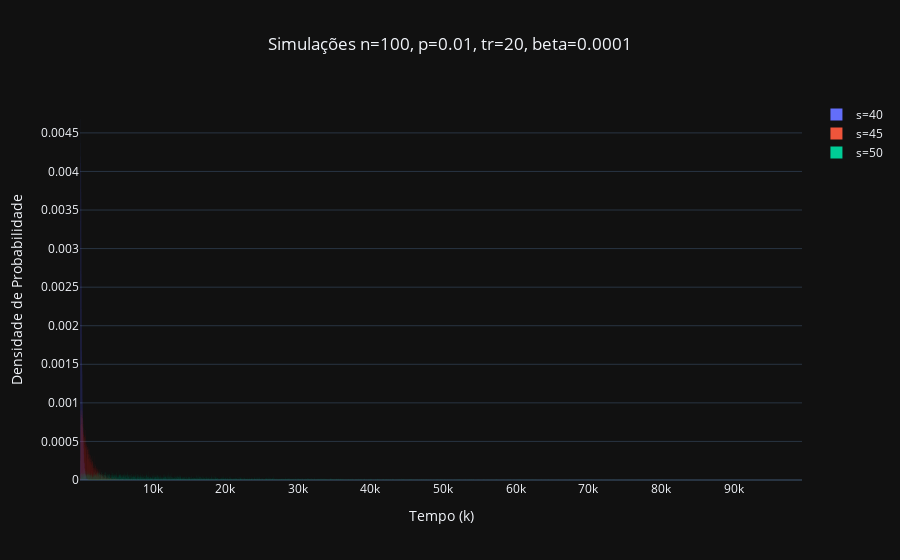

Notebook source saved alongside this figure:
### Markdown cell above
#### Casos $\beta \gt 0$

### Code cell
traces = []

for s in [40, 45, 50]:
    traces.append(build_simulation_trace(
        f"s={s}",
        100,
        0.01,
        s,
        20,
        0.0001,
        bin_size=10
    ))
    
plot_traces(traces, "Simulações n=100, p=0.01, tr=20, beta=0.0001")

### Figure 1 — Plotly figure (JSON) as saved in the notebook; plotly's stock layout.template omitted (floating-point values rounded to 4 significant figures; data arrays with more than 128 entries replaced by an {"elided": "..."} marker saying what was removed)
{"data": [{"histnorm": "probability density", "name": "s=40", "type": "histogram", "x": {"elided": "10000 int values"}, "xbins": {"end": 100000, "size": 10, "start": 0}}, {"histnorm": "probability density", "name": "s=45", "type": "histogram", "x": {"elided": "10000 int values"}, "xbins": {"end": 100000, "size": 10, "start": 0}}, {"histnorm": "probability density", "name": "s=50", "type": "histogram", "x": {"elided": "10000 int values"}, "xbins": {"end": 100000, "size": 10, "start": 0}}], "layout": {"barmode": "group", "title": {"text": "Simulações n=100, p=0.01, tr=20, beta=0.0001", "x": 0.5, "xanchor": "center"}, "xaxis": {"title": {"text": "Tempo (k)"}}, "yaxis": {"title": {"text": "Densidade de Probabilidade"}}}}
